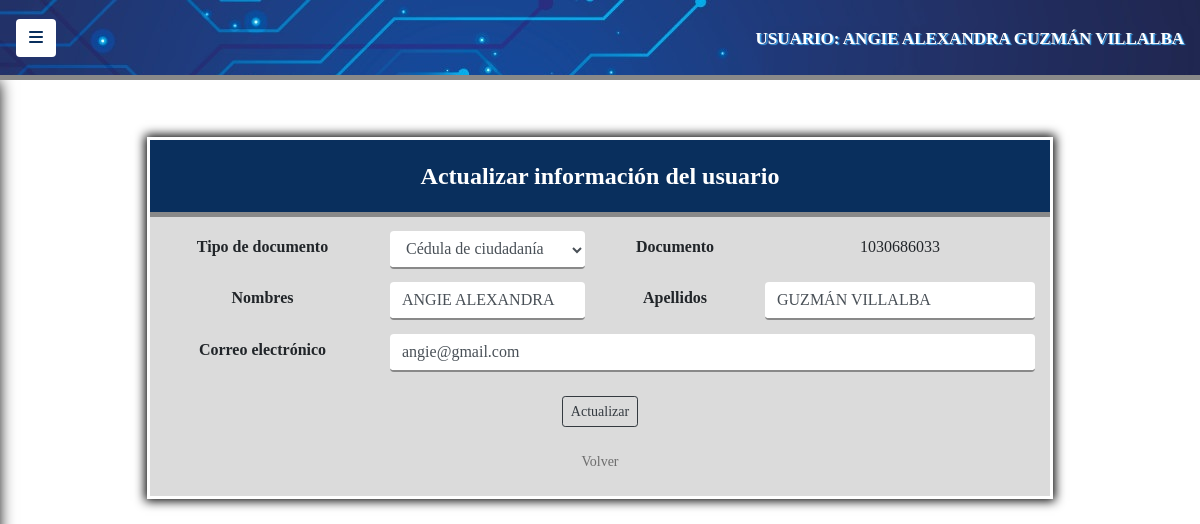
The app's page /public/user/models/actualizar_perfil.php (signed in) with its own data.
### tables this page shows
CREATE TABLE `usuarios` (
  `id_usuario` int(6) NOT NULL,
  `rol` varchar(20) NOT NULL,
  `tipo_documento` varchar(30) NOT NULL,
  `documento` varchar(11) NOT NULL,
  `nombres` varchar(30) NOT NULL,
  `apellidos` varchar(30) NOT NULL,
  `correo` varchar(50) NOT NULL,
  `password` varchar(60) NOT NULL
);

### public/user/models/actualizar_perfil.php (the view, shortened to what this page needs)
<!DOCTYPE html>
<html lang="es">
	<head>
		<link rel="stylesheet" href="../../../vendor/css/bootstrap.min.css">
		<link rel="stylesheet" href="../../../css/estilos.css">
		<link rel="stylesheet" href="../../../css/simple-sidebar.css">
	</head>
	<body>
    <div class="d-flex toggled" id="wrapper">
      <div id="page-content-wrapper">
      <nav class="navbar navegacion b_bottom">
          <button class="btn boton_menu" id="menu-toggle">
            <i class="fas fa-bars"></i>
          </button>
          <div class="sesion">
            <p class="">
              <?php
                echo $_SESSION["usuario"].": ". $_SESSION["nombres"]." ".$_SESSION["apellidos"];
              ?>
            </p>
          </div>
      </nav>
      <?php
        class Datos{
          public function mostrar($doc_perfil){
            include("../../models/conexion.php");
            $cont = "0";
            $doc_perfil = $_SESSION['documento'];
            $sql = "SELECT * FROM usuarios WHERE documento = '$doc_perfil'";
            if (!$result = $db -> query($sql)) {
              die('Hay un error en la consulta [' .$db->error. ']');
            }
            while($row = $result -> fetch_assoc()){
              $ttipo_documento = stripcslashes($row['tipo_documento']);
              $ddocumento = stripcslashes($row['documento']);
              $nnombres = stripcslashes($row['nombres']);
              $aapellidos = stripcslashes($row['apellidos']);
              $ccorreo = stripcslashes($row['correo']);
              $cont = $cont + 1;
            }
            if ($cont != "0") {
?>
            <div class="container div4 color2">
              <form action="../../user/controllers/perfil.php" method="POST" name="form3">
                <div class="row b_bottom">
                  <div class="col-sm-12 encabezado">
                    Actualizar información del usuario
                  </div>
                </div>
                <div class="row espacio2">
                  <div class="col-sm-3 t_centro negrilla espacio2">
                    <label id="tdoc">Tipo de documento</label>
                  </div>
                  <div class="col-sm-3 t_centro">
                    <?php
                      echo "<select class='form-control inputs' name='tipo_documento' id='tdoc'>";
                      $sql2 = "SELECT * FROM tipo_documento";
                        if(!$result2 = $db ->query($sql2)){
                          die ('Hay un error en la consulta [' .$db->error .']');
                        }
                        while($row2 = $result2->fetch_assoc()){
                          $iid_tipo_documento = stripcslashes($row2["id_tipo_documento"]);
                          $tttipo_documento = stripcslashes($row2["tipo_documento"]);
                          if($iid_tipo_documento==$ttipo_documento){
                            echo"<option value=$iid_tipo_documento SELECTED>$tttipo_documento</option>";
                          }
                        }
                        echo "</select>";
                    ?>
                  </div>
                  <div class="col-sm-2 t_centro negrilla espacio2">
                    Documento
                  </div>
                  <div class="col-sm-4 t_centro espacio2">
                    <?php echo $ddocumento ?>
                  </div>
                </div>
                <div class="row espacio2 negrilla">
                  <div class="col-sm-3 t_centro espacio2">
                    <label id="names">Nombres</label>
                  </div>
                  <div class="col-sm-3 t_centro">
                    <input type="text" id="names" class="form-control inputs" name="nombres" autocomplete="off" value="<?php echo $nnombres ?>">
                  </div>
                  <div class="col-sm-2 t_centro espacio2">
                    <label id="lastname">Apellidos</label>
                  </div>
                  <div class="col-sm-4 t_centro">
                    <input type="text" id="lastname" class="form-control inputs" name="apellidos" autocomplete="off" value="<?php echo $aapellidos ?>">
                  </div>
                </div>
                <div class="row espacio2">
                  <div class="col-sm-3 t_centro negrilla espacio2">
                    <label id="mail">Correo electrónico</label>
                  </div>
                  <div class="col-sm-9 t_centro">
                    <input type="text" id="mail" class="form-control inputs" name="correo" autocomplete="off" value="<?php echo $ccorreo ?>">
                  </div>
                </div>
                <br>
                <div class="row centro ">
                  <button type="button" onclick="return validar()" class="btn btn-sm btn-outline-dark">
                    Actualizar
                  </button>
                </div>
                <br>
                <div class="row centro">
                  <a href="../../user/views/home_user.php" class="links">Volver</a>
                </div>
                <br>
              </form>
            </div>
<?php
      }
    }
  }
        $doc_perfil = $_SESSION["documento"];
        $nuevo = new Datos();
        $nuevo->mostrar($doc_perfil);
?>
	</body>
</html>

### css/estilos.css (style rules this page uses)
* { box-sizing: border-box; -webkit-box-sizing: border-box; -moz-box-sizing: border-box; margin: 0; padding: 0; font-family: "Corbel"; }
body { background-image: url("../files/img/fondo.jpg"); }
.color2 { background: rgba(137, 137, 137, 0.3); }
.div4 { width: 75%; margin-top: 5%; box-shadow:0 0 0 3px #fff, 0 0 10px 5px #000; }
.negrilla { font-weight: bold; }
.encabezado { color: #fff; text-align: center; padding-top: 2%; padding-bottom: 2%; font-size: 24px; font-weight: bold; background: #092F5D; }
.navegacion { background-image: url("../files/img/banner5.jpg"); height: 80px; border-bottom: 5px solid #898989; }
.sesion { margin-top: auto; color: #fff; font-size: 17px; margin-left: 1.6%; font-weight: bold; text-shadow: 1.5px 1px 1px #42A9EF; }
.espacio2 { padding-top: 1%; }
.centro { justify-content: center; }
.t_centro { text-align: center; }
.inputs { border:none; border-bottom: 2px solid #898989; margin-top: 5px; }
.b_bottom { border-bottom: 5px solid #898989; }
.links { text-decoration: none; color:rgba(0, 0, 0, 0.5); font-size: 14px; }
.boton_menu { background: #fff; color:#092F5D; font-size: 16px; }

### css/simple-sidebar.css (style rules this page uses)
body { overflow-x: hidden; }
#page-content-wrapper { min-width: 100vw; }
@media (min-width: 768px) { #page-content-wrapper { min-width: 0; width: 100%; } }

### records on screen
usuarios: documento "1030686033", nombres "ANGIE ALEXANDRA", apellidos "GUZMÁN VILLALBA", correo "angie@gmail.com"

### other values on screen
$_SESSION["usuario"] "USUARIO"
$_SESSION["nombres"] "ANGIE ALEXANDRA"
$_SESSION["apellidos"] "GUZMÁN VILLALBA"
form field tipo_documento "Cédula de ciudadanía"
